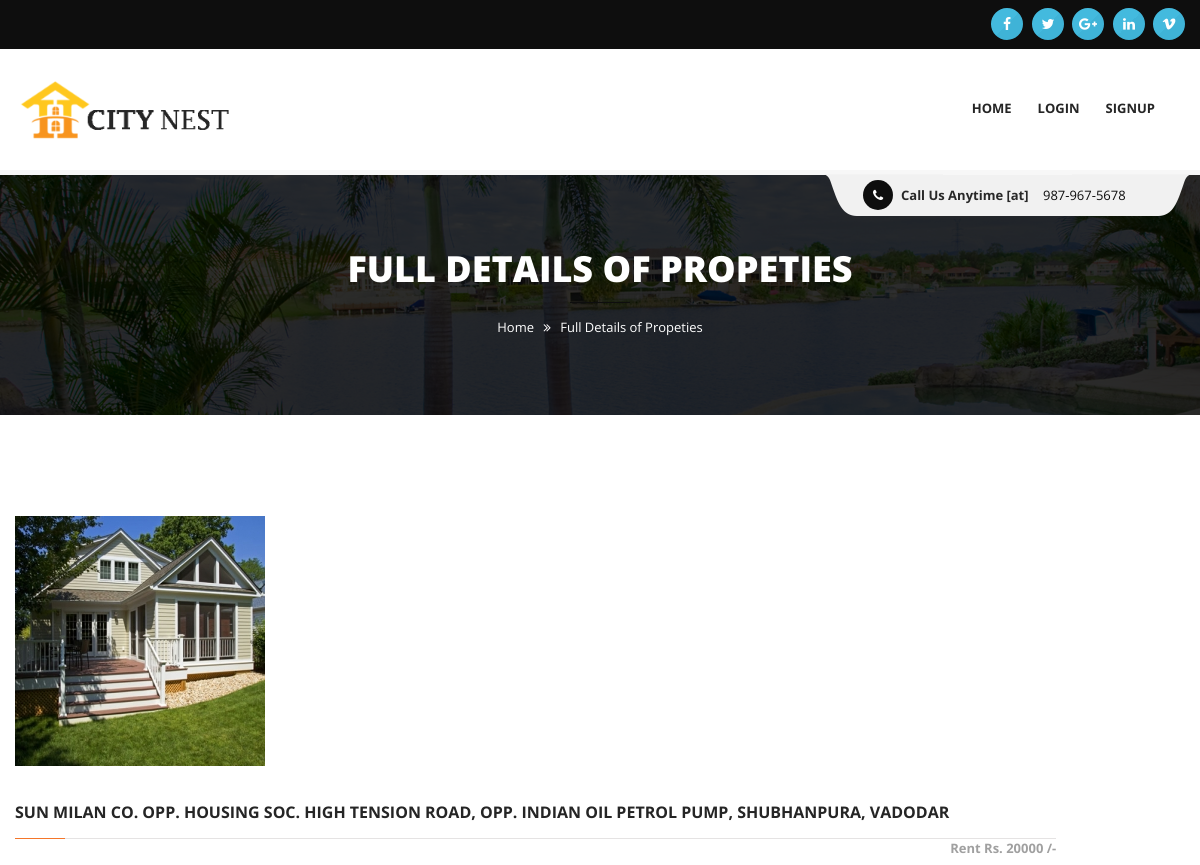
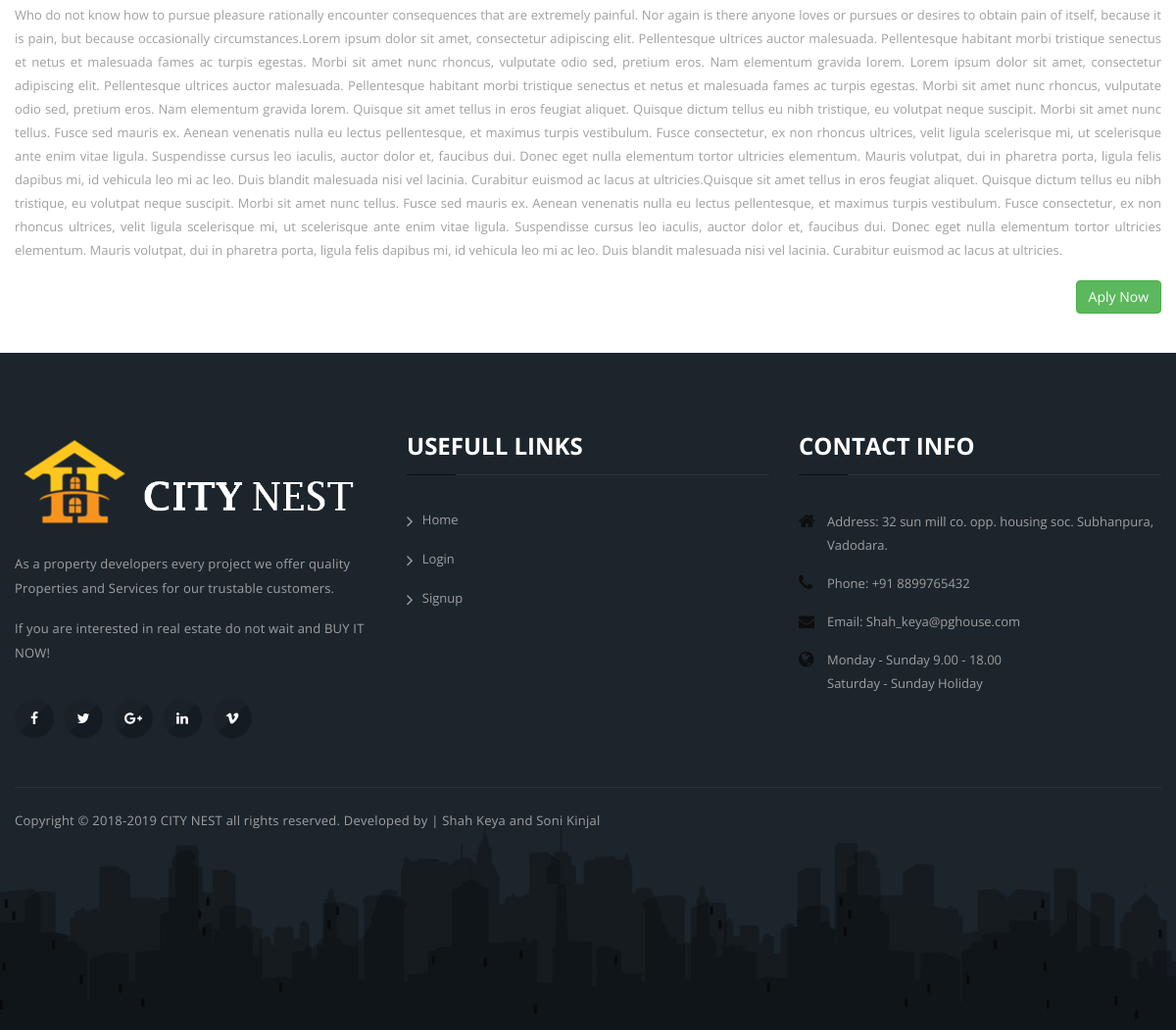
Page /orderplace.php?eid=15 on the committed database (2 pictures, top to bottom).
### tables this page shows
CREATE TABLE IF NOT EXISTS `p_g_house` (
  `houseid` int(11) NOT NULL AUTO_INCREMENT,
  `hdescription` text NOT NULL,
  `address` varchar(100) NOT NULL,
  `hfloor` varchar(30) NOT NULL,
  `hrent` varchar(20) NOT NULL,
  `himg` varchar(255) NOT NULL,
  PRIMARY KEY (`houseid`)
);

### orderplace.php (the view, shortened to what this page needs)
<?php require "header.php";
	  require "menu.php";
	  if (isset($_REQUEST['eid'])) {
	  	$sql="SELECT * FROM p_g_house WHERE houseid='".$_REQUEST['eid']."'";
		$result=mysqli_query($conn,$sql);
		$row = mysqli_fetch_array($result,MYSQLI_BOTH);
	  }
?>
		<section id="inner_banner">
			<div class="overlay">
				<div class="container">
					<div class="title">
						<h2>Full Details of Propeties</h2>
						<ul>
							<li><a href="index.php">Home</a></li>
							<li><i class="fa fa-angle-double-right"></i></li>
							<li><a href="">Full Details of Propeties</a></li>
						</ul>
					</div>
				</div>
			</div>
		</section>
		<div class="post_wrapper container">
			<div class="blog_post_meta">
				<div class="img_holder">
					<img src="admin/<?php echo $row['himg']; ?>" alt="proimage" class="img-responsive">
				</div>
				<div class="post">
					<div class="inner_title">
						<h5><?php echo $row['address']; ?></h5>
						<b class="pull-right">Rent Rs. <?php echo $row['hrent']; ?> /-</b>
					</div>
						<br>
					<p align="justify"><?php echo $row['hdescription']; ?></p>
				</div> <br>
				<a class="btn btn-success pull-right" href="applyforhome.php?eid=<?php echo $row['houseid']; ?>">Aply Now</a><br><br>
			</div>
<br><br>
		</div>
<?php require"footer.php" ?>

### css/responsive/responsive.css (style rules this page uses)
@media (min-width: 992px) { .container { padding-left: 0 !important; padding-right: 0 !important; } }

### rows in the picture
p_g_house: himg (picture), address "SUN MILAN CO. OPP. HOUSING SOC. HIGH TENSION ROAD, OPP. INDIAN OIL PETROL PUMP, SHUBHANPURA, VADODAR", hrent "20000", hdescription "Who do not know how to pursue pleasure rationally encounter consequences that are extremely painful. Nor again is there anyone loves or pursues or desires to obtain pain of itself, because it is pain, but because occasionally circumstances.Lorem ipsum dolor sit amet, consectetur adipiscing elit. Pellentesque ultrices auctor malesuada. Pellentesque habitant morbi tristique senectus et netus et malesuada fames ac turpis egestas. Morbi sit amet nunc rhoncus, vulputate odio sed, pretium eros. Nam elementum gravida lorem. Lorem ipsum dolor sit amet, consectetur adipiscing elit. Pellentesque ultrices auctor malesuada. Pellentesque habitant morbi tristique senectus et netus et malesuada fames ac…"
